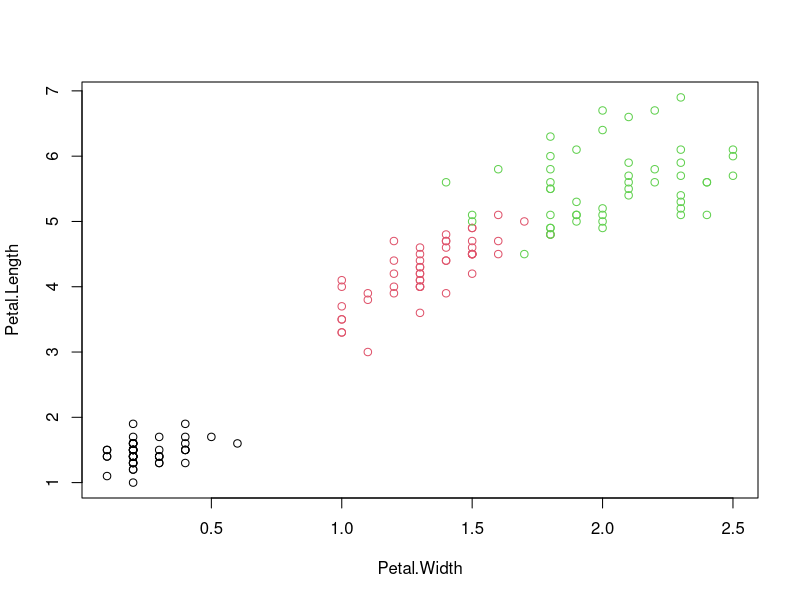
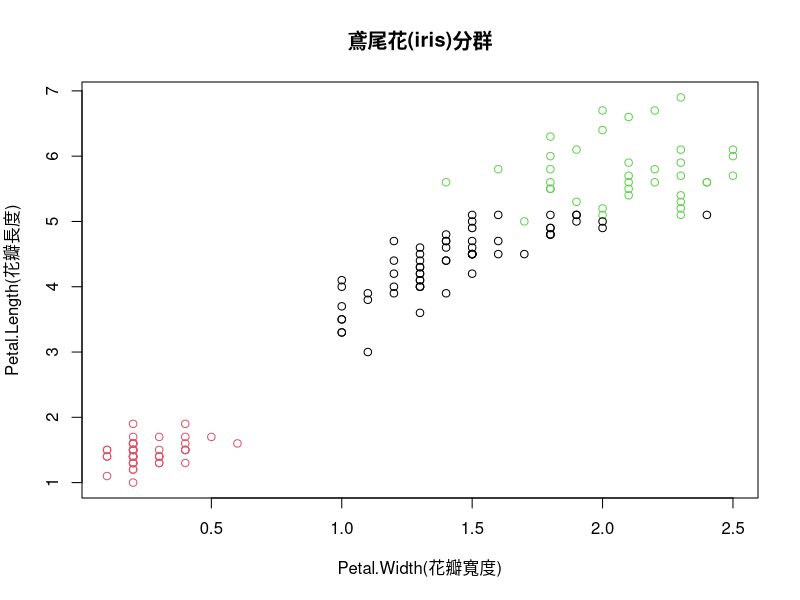
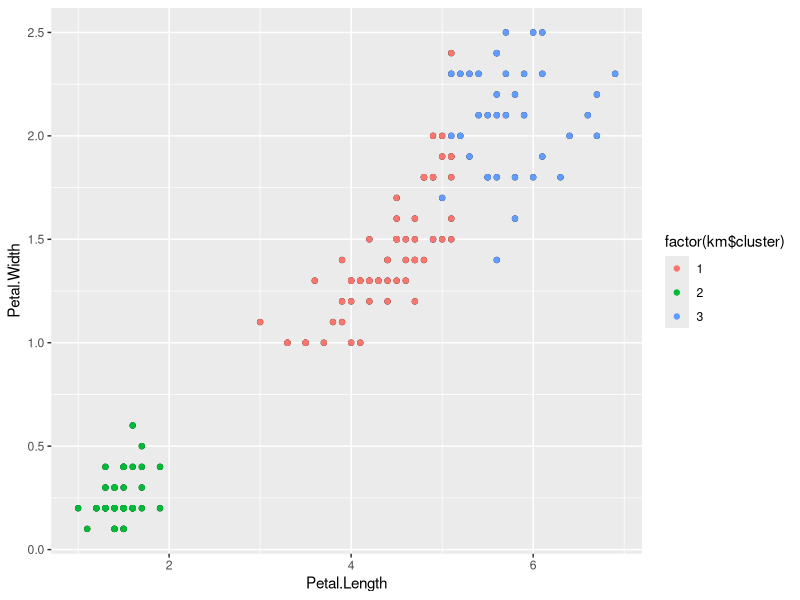

The R source for these figures, in order:
plot(formula=Petal.Length~Petal.Width,data=iris,col=iris$Species)

packageName="ggplot"
if(!(packageName %in% rownames(installed.packages()))){
  install.packages(packageName)
}
data<-iris[-5]
km<-kmeans(data,centers=3,nstart = 10)
plot(formula =Petal.Length~Petal.Width,data=data,col=km$cluster,main="鳶尾花(iris)分群",xlab="Petal.Width(花瓣寬度)",
     ylab="Petal.Length(花瓣長度)")
library("ggplot2")
ggplot(data,aes(x=Petal.Length,y=Petal.Width))+geom_point(aes(x=Petal.Length,y=Petal.Width))+
  geom_point(aes(color=factor(km$cluster)))

WSS<-km$tot.withinss
WSS
BSS<- km$betweenss
BSS
TSS<- BSS+WSS
TSS
ratio<-WSS/TSS
ratio
